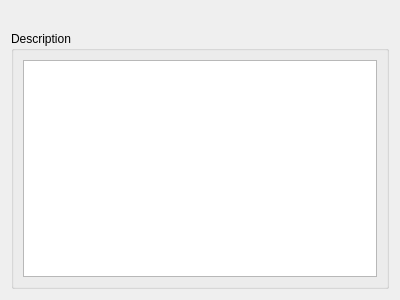
<?xml version="1.0" encoding="UTF-8"?>
<ui version="4.0">
 <class>Help::Page::Output</class>
 <widget class="QWidget" name="Help::Page::Output">
  <property name="geometry">
   <rect>
    <x>0</x>
    <y>0</y>
    <width>400</width>
    <height>300</height>
   </rect>
  </property>
  <property name="windowTitle">
   <string>Form</string>
  </property>
  <layout class="QVBoxLayout" name="verticalLayout_2">
   <item>
    <widget class="QLabel" name="keyInfo">
     <property name="text">
      <string/>
     </property>
     <property name="alignment">
      <set>Qt::AlignLeading|Qt::AlignLeft|Qt::AlignVCenter</set>
     </property>
    </widget>
   </item>
   <item>
    <widget class="QGroupBox" name="digestGroup">
     <property name="title">
      <string>Description</string>
     </property>
     <property name="flat">
      <bool>true</bool>
     </property>
     <layout class="QVBoxLayout" name="verticalLayout">
      <item>
       <widget class="QPlainTextEdit" name="descrptionEdit"/>
      </item>
     </layout>
    </widget>
   </item>
  </layout>
 </widget>
 <resources/>
 <connections/>
</ui>
